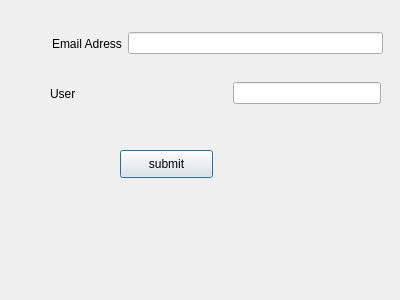
<?xml version="1.0" encoding="UTF-8"?>
<ui version="4.0">
 <class>Dialog</class>
 <widget class="QDialog" name="Dialog">
  <property name="geometry">
   <rect>
    <x>0</x>
    <y>0</y>
    <width>400</width>
    <height>300</height>
   </rect>
  </property>
  <property name="windowTitle">
   <string>Dialog</string>
  </property>
  <widget class="QPushButton" name="pushButton">
   <property name="geometry">
    <rect>
     <x>120</x>
     <y>150</y>
     <width>93</width>
     <height>28</height>
    </rect>
   </property>
   <property name="text">
    <string>submit</string>
   </property>
  </widget>
  <widget class="QWidget" name="">
   <property name="geometry">
    <rect>
     <x>52</x>
     <y>32</y>
     <width>331</width>
     <height>23</height>
    </rect>
   </property>
   <layout class="QHBoxLayout" name="horizontalLayout_2">
    <item>
     <widget class="QLabel" name="label">
      <property name="text">
       <string>Email Adress</string>
      </property>
     </widget>
    </item>
    <item>
     <widget class="QLineEdit" name="lineEdit"/>
    </item>
   </layout>
  </widget>
  <widget class="QWidget" name="">
   <property name="geometry">
    <rect>
     <x>50</x>
     <y>82</y>
     <width>331</width>
     <height>23</height>
    </rect>
   </property>
   <layout class="QHBoxLayout" name="horizontalLayout">
    <item>
     <widget class="QLabel" name="label_2">
      <property name="text">
       <string>User </string>
      </property>
     </widget>
    </item>
    <item>
     <spacer name="horizontalSpacer">
      <property name="orientation">
       <enum>Qt::Horizontal</enum>
      </property>
      <property name="sizeHint" stdset="0">
       <size>
        <width>40</width>
        <height>20</height>
       </size>
      </property>
     </spacer>
    </item>
    <item>
     <widget class="QLineEdit" name="lineEdit_2"/>
    </item>
   </layout>
  </widget>
 </widget>
 <resources/>
 <connections/>
</ui>
